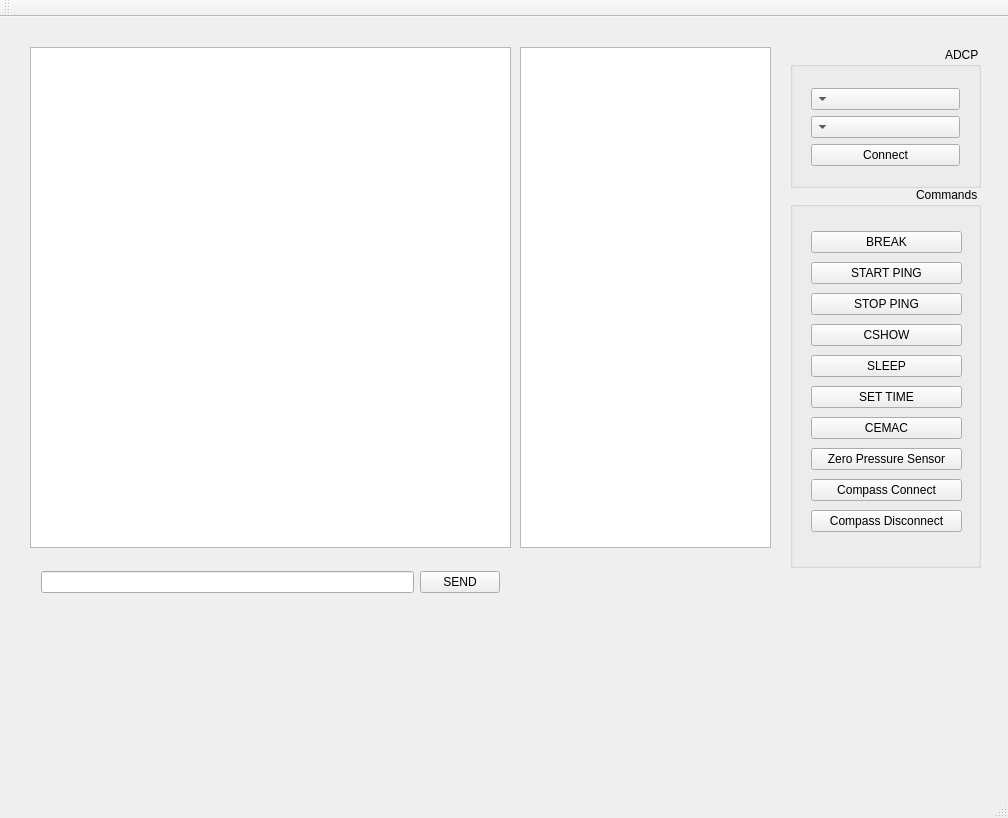
<?xml version="1.0" encoding="UTF-8"?>
<ui version="4.0">
 <class>AdcpTerminal</class>
 <widget class="QMainWindow" name="AdcpTerminal">
  <property name="geometry">
   <rect>
    <x>0</x>
    <y>0</y>
    <width>1008</width>
    <height>818</height>
   </rect>
  </property>
  <property name="windowTitle">
   <string>MainWindow</string>
  </property>
  <widget class="QWidget" name="centralWidget">
   <widget class="QTextEdit" name="terminalText">
    <property name="geometry">
     <rect>
      <x>30</x>
      <y>30</y>
      <width>481</width>
      <height>501</height>
     </rect>
    </property>
    <property name="lineWrapMode">
     <enum>QTextEdit::FixedColumnWidth</enum>
    </property>
    <property name="lineWrapColumnOrWidth">
     <number>50</number>
    </property>
    <property name="readOnly">
     <bool>false</bool>
    </property>
   </widget>
   <widget class="QWidget" name="horizontalLayoutWidget">
    <property name="geometry">
     <rect>
      <x>30</x>
      <y>540</y>
      <width>481</width>
      <height>51</height>
     </rect>
    </property>
    <layout class="QHBoxLayout" name="horizontalLayout">
     <item>
      <widget class="QLineEdit" name="cmdLineText"/>
     </item>
     <item>
      <widget class="QPushButton" name="sendButton">
       <property name="text">
        <string>SEND</string>
       </property>
      </widget>
     </item>
    </layout>
   </widget>
   <widget class="QTextEdit" name="ensJsonText">
    <property name="geometry">
     <rect>
      <x>520</x>
      <y>30</y>
      <width>251</width>
      <height>501</height>
     </rect>
    </property>
    <property name="lineWrapMode">
     <enum>QTextEdit::FixedColumnWidth</enum>
    </property>
    <property name="lineWrapColumnOrWidth">
     <number>75</number>
    </property>
    <property name="readOnly">
     <bool>true</bool>
    </property>
   </widget>
   <widget class="QGroupBox" name="groupBox">
    <property name="geometry">
     <rect>
      <x>790</x>
      <y>30</y>
      <width>191</width>
      <height>141</height>
     </rect>
    </property>
    <property name="layoutDirection">
     <enum>Qt::RightToLeft</enum>
    </property>
    <property name="title">
     <string>ADCP</string>
    </property>
    <widget class="QWidget" name="verticalLayoutWidget">
     <property name="geometry">
      <rect>
       <x>10</x>
       <y>30</y>
       <width>171</width>
       <height>101</height>
      </rect>
     </property>
     <layout class="QVBoxLayout" name="verticalLayout">
      <item>
       <widget class="QComboBox" name="serialPortcomboBox"/>
      </item>
      <item>
       <widget class="QComboBox" name="baudRatecomboBox"/>
      </item>
      <item>
       <widget class="QPushButton" name="serialConnectButton">
        <property name="text">
         <string>Connect</string>
        </property>
       </widget>
      </item>
     </layout>
    </widget>
   </widget>
   <widget class="QGroupBox" name="groupBox_2">
    <property name="geometry">
     <rect>
      <x>790</x>
      <y>170</y>
      <width>191</width>
      <height>381</height>
     </rect>
    </property>
    <property name="layoutDirection">
     <enum>Qt::RightToLeft</enum>
    </property>
    <property name="title">
     <string>Commands</string>
    </property>
    <widget class="QWidget" name="verticalLayoutWidget_2">
     <property name="geometry">
      <rect>
       <x>10</x>
       <y>30</y>
       <width>173</width>
       <height>338</height>
      </rect>
     </property>
     <layout class="QVBoxLayout" name="verticalLayout_2">
      <item>
       <widget class="QPushButton" name="breakButton">
        <property name="text">
         <string>BREAK</string>
        </property>
       </widget>
      </item>
      <item>
       <widget class="QPushButton" name="startPingButton">
        <property name="text">
         <string>START PING</string>
        </property>
       </widget>
      </item>
      <item>
       <widget class="QPushButton" name="stopPingButton">
        <property name="text">
         <string>STOP PING</string>
        </property>
       </widget>
      </item>
      <item>
       <widget class="QPushButton" name="cshowButton">
        <property name="text">
         <string>CSHOW</string>
        </property>
       </widget>
      </item>
      <item>
       <widget class="QPushButton" name="sleepButton">
        <property name="text">
         <string>SLEEP</string>
        </property>
       </widget>
      </item>
      <item>
       <widget class="QPushButton" name="setTimeButton">
        <property name="text">
         <string>SET TIME</string>
        </property>
       </widget>
      </item>
      <item>
       <widget class="QPushButton" name="cemacButton">
        <property name="text">
         <string>CEMAC</string>
        </property>
       </widget>
      </item>
      <item>
       <widget class="QPushButton" name="zeroPressureSensorButton">
        <property name="text">
         <string>Zero Pressure Sensor</string>
        </property>
       </widget>
      </item>
      <item>
       <widget class="QPushButton" name="compassConnectButton">
        <property name="text">
         <string>Compass Connect</string>
        </property>
       </widget>
      </item>
      <item>
       <widget class="QPushButton" name="compassDisconnectButton">
        <property name="text">
         <string>Compass Disconnect</string>
        </property>
       </widget>
      </item>
     </layout>
    </widget>
   </widget>
  </widget>
  <widget class="QMenuBar" name="menuBar">
   <property name="geometry">
    <rect>
     <x>0</x>
     <y>0</y>
     <width>1008</width>
     <height>22</height>
    </rect>
   </property>
  </widget>
  <widget class="QToolBar" name="mainToolBar">
   <attribute name="toolBarArea">
    <enum>TopToolBarArea</enum>
   </attribute>
   <attribute name="toolBarBreak">
    <bool>false</bool>
   </attribute>
  </widget>
  <widget class="QStatusBar" name="statusBar"/>
 </widget>
 <layoutdefault spacing="6" margin="11"/>
 <resources/>
 <connections/>
</ui>
